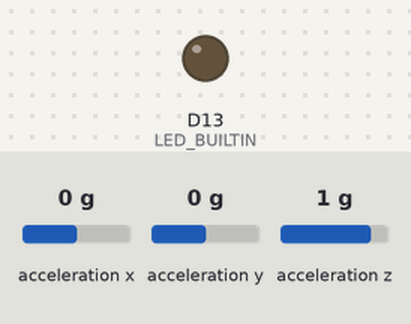
This sketch was run on a simulated Arduino Nano 33 BLE. Shown: output pins drawn as LEDs (lit = HIGH). Inputs (shaded band) come from the test bench; at power-on: acceleration x 0 g, acceleration y 0 g, acceleration z 1 g. Nothing arrives over Bluetooth unless stated; a phone connects over Bluetooth LE 3 s after start.

Above: at 0.1 s.
At 3.1 s:
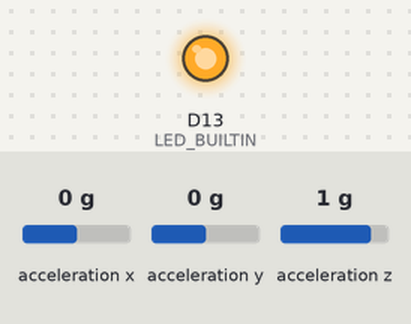
Timing chart, 0 to 4.6 s (numbered marks = the images above):
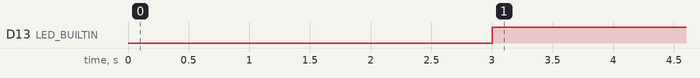

Measured:
- by itself, D13 (LED_BUILTIN): LOW → HIGH at 3.0 s

The sketch:

gesture_controller.ino
```cpp
/*
 * Gesture Game Controller — Arduino Nano 33 BLE Sense
 * Arduino Days 2026 @ Semè City
 *
 * TODO: Remplace ce fichier par votre vrai code Arduino
 * Colle ici le code complet que votre équipe a développé
 */

#include <ArduinoBLE.h>
#include <Arduino_LSM9DS1.h>
// #include <your_ei_model_inferencing.h>  ← décommente avec ton vrai modèle

#define BLE_DEVICE_NAME      "GestureController"
#define CONFIDENCE_THRESHOLD  0.70

BLEService gestureService("180C");
BLEStringCharacteristic gestureChar("2A56", BLERead | BLENotify, 10);

void setup() {
  Serial.begin(115200);
  pinMode(LED_BUILTIN, OUTPUT);

  if (!IMU.begin()) { while (1); }
  if (!BLE.begin())  { while (1); }

  BLE.setLocalName(BLE_DEVICE_NAME);
  BLE.setAdvertisedService(gestureService);
  gestureService.addCharacteristic(gestureChar);
  BLE.addService(gestureService);
  BLE.advertise();
}

void loop() {
  BLEDevice central = BLE.central();
  if (central) {
    digitalWrite(LED_BUILTIN, HIGH);
    while (central.connected()) {
      float ax, ay, az;
      if (IMU.accelerationAvailable()) {
        IMU.readAcceleration(ax, ay, az);
        String gesture = classifyGesture(ax, ay, az);
        if (gesture != "") {
          gestureChar.writeValue(gesture);
        }
      }
      delay(50);
    }
    digitalWrite(LED_BUILTIN, LOW);
  }
}

String classifyGesture(float ax, float ay, float az) {
  if (ay > 0.6)  return "UP";
  if (ay < -0.6) return "DOWN";
  if (ax < -0.6) return "LEFT";
  if (ax > 0.6)  return "RIGHT";
  return "";
}
```
